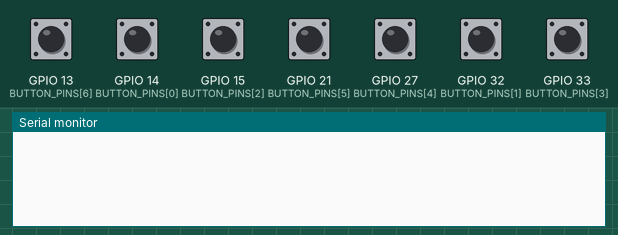
This sketch was run on a simulated ESP32. Parts: the last lines printed to the serial monitor. Inputs (shaded band) come from the test bench; at power-on: GPIO 13 (BUTTON_PINS[6]), GPIO 14 (BUTTON_PINS[0]), GPIO 15 (BUTTON_PINS[2]), GPIO 21 (BUTTON_PINS[5]), GPIO 27 (BUTTON_PINS[4]), GPIO 32 (BUTTON_PINS[1]), GPIO 33 (BUTTON_PINS[3]) HIGH.

Above: at 1.2 s.
1.3 s: GPIO 13 (BUTTON_PINS[6]) pulled LOW for 0.15 s
At 2.5 s:
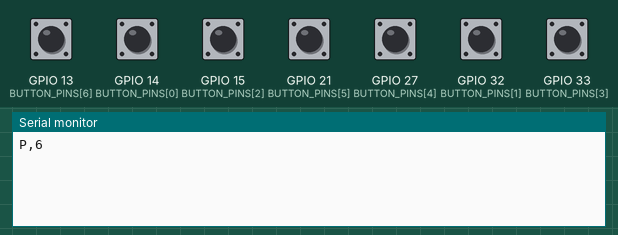
2.9 s: GPIO 14 (BUTTON_PINS[0]) pulled LOW for 0.15 s
At 3.7 s:
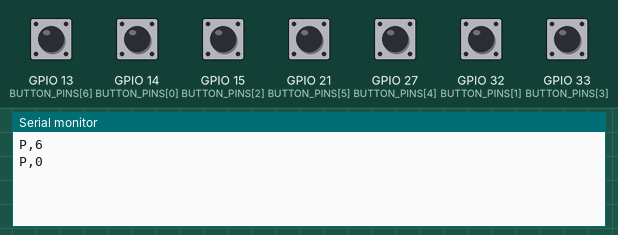
4.5 s: GPIO 15 (BUTTON_PINS[2]) pulled LOW for 0.15 s
At 4.9 s:
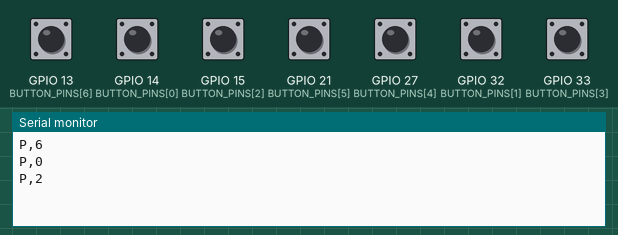
6.1 s: GPIO 21 (BUTTON_PINS[5]) pulled LOW for 0.15 s
At 7.3 s:
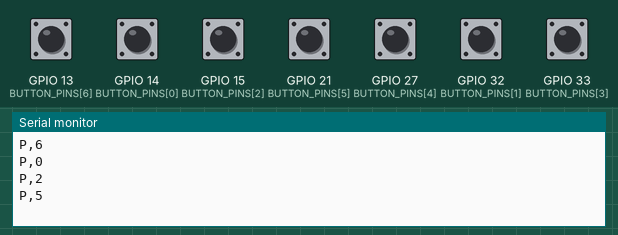
7.7 s: GPIO 27 (BUTTON_PINS[4]) pulled LOW for 0.15 s
At 8.6 s:
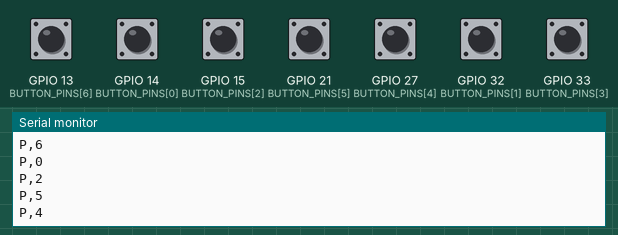
9.3 s: GPIO 32 (BUTTON_PINS[1]) pulled LOW for 0.15 s
At 9.8 s:
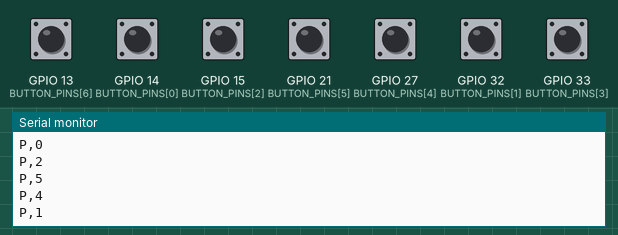
Timing chart, 0 to 11.9 s (numbered marks = the images above; inputs shaded):
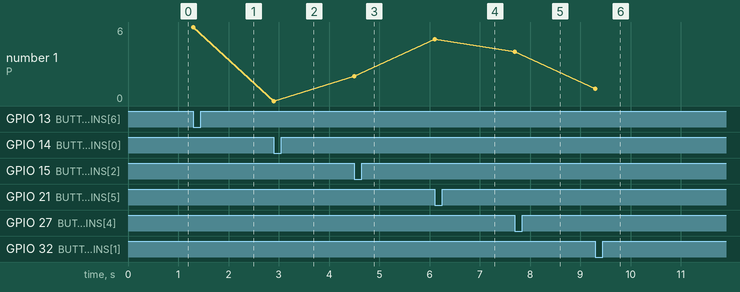

Measured:
- after the input at 1.3 s, the serial monitor: prints a new line at once (image 1)
- after the input at 2.9 s, the serial monitor: prints a new line at once (image 2)
- after the input at 4.5 s, the serial monitor: prints a new line at once (image 3)
- after the input at 6.1 s, the serial monitor: prints a new line at once (image 4)
- after the input at 7.7 s, the serial monitor: prints a new line at once (image 5)
- after the input at 9.3 s, the serial monitor: prints a new line at once (image 6)
- plotted number 1: 6 → 0 after the input at 2.9 s, 0 → 2 after the input at 4.5 s, 2 → 5 after the input at 6.1 s, 5 → 4 after the input at 7.7 s, 4 → 1 after the input at 9.3 s

The sketch:

groves_maple_piano_board_v2.ino
```cpp
/*
  HONKY TONK PIANO: 7 chord buttons
  Board code for the Adafruit HUZZAH32 (ESP32 Feather)

  What it does:
  When a button is pressed, sends one line to your laptop, like:   P,3
  (the number is the button, 0 to 6)

  Wiring (everything on the breadboard):
  Each button: one leg -> the pin below, the other leg -> GND rail (-).
  No resistors needed. Connect one board GND pin to the GND rail.

  Button 0 -> pin 14     Button 4 -> pin 27
  Button 1 -> pin 32     Button 5 -> pin 21
  Button 2 -> pin 15     Button 6 -> pin 13
  Button 3 -> pin 33
  (These are the numbers printed on the board.)
*/

// ---------- SETTINGS ----------
const int NUM_BUTTONS = 7;
const int BUTTON_PINS[NUM_BUTTONS] = {14, 32, 15, 33, 27, 21, 13};
const unsigned long DEBOUNCE_MS = 20;   // ignore flicker shorter than this
// ------------------------------

bool lastState[NUM_BUTTONS];
unsigned long lastChange[NUM_BUTTONS];

void setup() {
  Serial.begin(115200);
  for (int i = 0; i < NUM_BUTTONS; i++) {
    pinMode(BUTTON_PINS[i], INPUT_PULLUP);   // reads HIGH at rest, LOW when pressed
    lastState[i] = HIGH;
  }
}

void loop() {
  for (int i = 0; i < NUM_BUTTONS; i++) {
    bool state = digitalRead(BUTTON_PINS[i]);
    if (state != lastState[i] && millis() - lastChange[i] > DEBOUNCE_MS) {
      lastChange[i] = millis();
      lastState[i] = state;
      if (state == LOW) {            // just pressed
        Serial.print("P,");          // SEND: a line like P,3
        Serial.println(i);
      }
    }
  }
}
```
